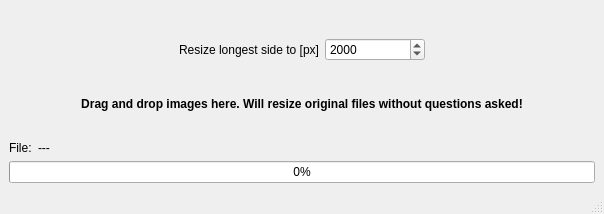
<?xml version="1.0" encoding="UTF-8"?>
<ui version="4.0">
 <class>MainWindow</class>
 <widget class="QMainWindow" name="MainWindow">
  <property name="geometry">
   <rect>
    <x>0</x>
    <y>0</y>
    <width>604</width>
    <height>214</height>
   </rect>
  </property>
  <property name="acceptDrops">
   <bool>true</bool>
  </property>
  <property name="windowTitle">
   <string>MainWindow</string>
  </property>
  <widget class="QWidget" name="centralwidget">
   <layout class="QGridLayout" name="gridLayout">
    <item row="6" column="0">
     <layout class="QHBoxLayout" name="horizontalLayout_3">
      <item>
       <widget class="QLabel" name="label_3">
        <property name="sizePolicy">
         <sizepolicy hsizetype="Maximum" vsizetype="Preferred">
          <horstretch>0</horstretch>
          <verstretch>0</verstretch>
         </sizepolicy>
        </property>
        <property name="text">
         <string>File:</string>
        </property>
       </widget>
      </item>
      <item>
       <widget class="QLabel" name="label_file">
        <property name="text">
         <string>---</string>
        </property>
       </widget>
      </item>
     </layout>
    </item>
    <item row="3" column="0">
     <spacer name="verticalSpacer_2">
      <property name="orientation">
       <enum>Qt::Vertical</enum>
      </property>
      <property name="sizeHint" stdset="0">
       <size>
        <width>20</width>
        <height>40</height>
       </size>
      </property>
     </spacer>
    </item>
    <item row="5" column="0">
     <spacer name="verticalSpacer">
      <property name="orientation">
       <enum>Qt::Vertical</enum>
      </property>
      <property name="sizeHint" stdset="0">
       <size>
        <width>20</width>
        <height>35</height>
       </size>
      </property>
     </spacer>
    </item>
    <item row="7" column="0">
     <widget class="QProgressBar" name="progress">
      <property name="value">
       <number>0</number>
      </property>
     </widget>
    </item>
    <item row="1" column="0">
     <layout class="QHBoxLayout" name="horizontalLayout_2">
      <item>
       <spacer name="horizontalSpacer_2">
        <property name="orientation">
         <enum>Qt::Horizontal</enum>
        </property>
        <property name="sizeHint" stdset="0">
         <size>
          <width>40</width>
          <height>20</height>
         </size>
        </property>
       </spacer>
      </item>
      <item>
       <widget class="QLabel" name="label">
        <property name="text">
         <string>Resize longest side to [px]</string>
        </property>
        <property name="alignment">
         <set>Qt::AlignRight|Qt::AlignTrailing|Qt::AlignVCenter</set>
        </property>
       </widget>
      </item>
      <item>
       <widget class="QSpinBox" name="spin_size">
        <property name="minimumSize">
         <size>
          <width>100</width>
          <height>0</height>
         </size>
        </property>
        <property name="minimum">
         <number>100</number>
        </property>
        <property name="maximum">
         <number>6000</number>
        </property>
        <property name="value">
         <number>2000</number>
        </property>
       </widget>
      </item>
      <item>
       <spacer name="horizontalSpacer">
        <property name="orientation">
         <enum>Qt::Horizontal</enum>
        </property>
        <property name="sizeHint" stdset="0">
         <size>
          <width>40</width>
          <height>20</height>
         </size>
        </property>
       </spacer>
      </item>
     </layout>
    </item>
    <item row="4" column="0">
     <layout class="QHBoxLayout" name="horizontalLayout">
      <item>
       <widget class="QLabel" name="label_2">
        <property name="font">
         <font>
          <weight>75</weight>
          <bold>true</bold>
         </font>
        </property>
        <property name="text">
         <string>Drag and drop images here. Will resize original files without questions asked!</string>
        </property>
        <property name="alignment">
         <set>Qt::AlignCenter</set>
        </property>
       </widget>
      </item>
     </layout>
    </item>
    <item row="0" column="0">
     <spacer name="verticalSpacer_3">
      <property name="orientation">
       <enum>Qt::Vertical</enum>
      </property>
      <property name="sizeHint" stdset="0">
       <size>
        <width>20</width>
        <height>40</height>
       </size>
      </property>
     </spacer>
    </item>
   </layout>
  </widget>
  <widget class="QStatusBar" name="statusbar"/>
  <action name="actionNew">
   <property name="text">
    <string>New</string>
   </property>
  </action>
  <action name="actionLoad">
   <property name="text">
    <string>Load...</string>
   </property>
  </action>
  <action name="actionSave">
   <property name="text">
    <string>Save</string>
   </property>
  </action>
  <action name="actionSave_As">
   <property name="text">
    <string>Save As...</string>
   </property>
  </action>
  <action name="actionExport">
   <property name="text">
    <string>Export...</string>
   </property>
  </action>
 </widget>
 <resources/>
 <connections/>
</ui>
